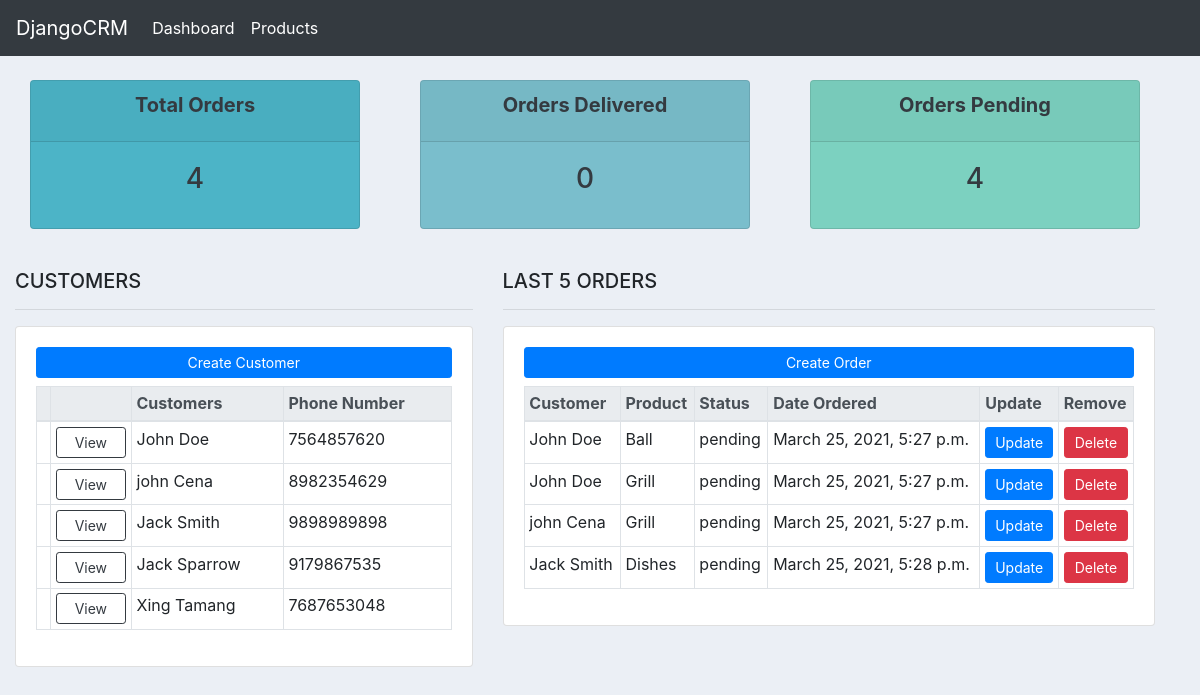
Before: / with the older database file.
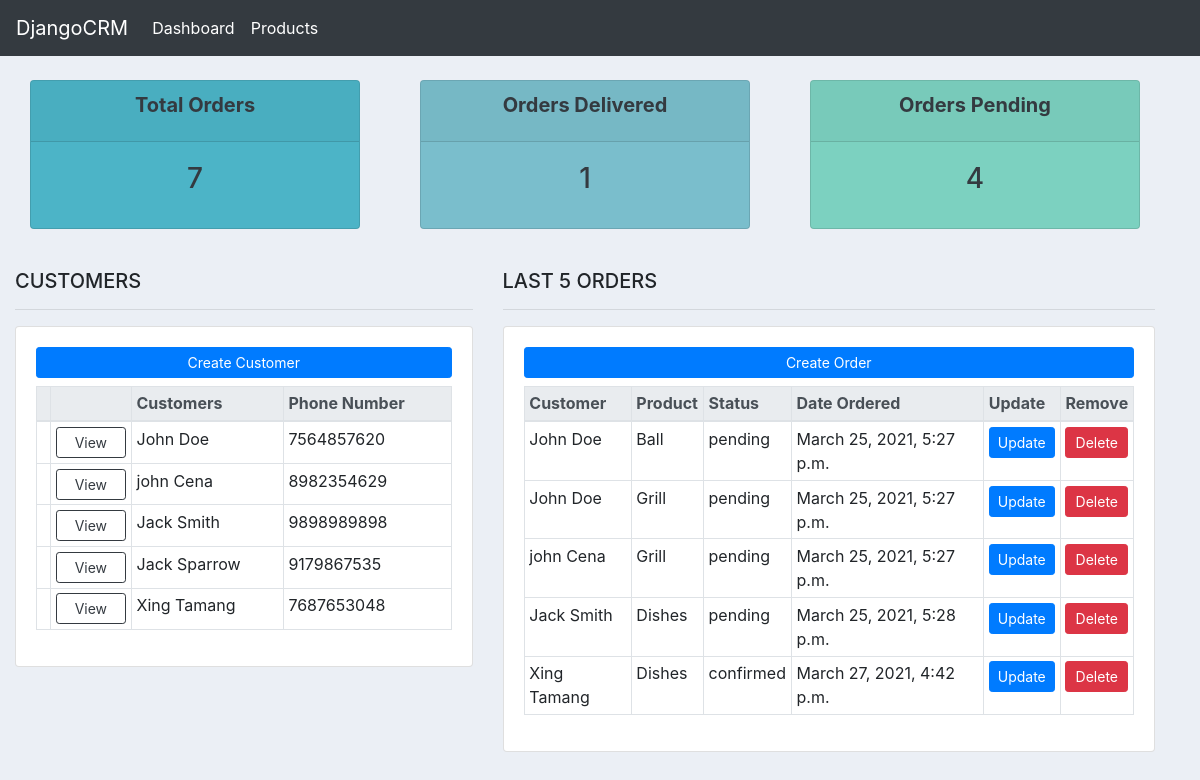
After: the same page with the newer database file.
### accounts/models.py (models this page shows)
class Customer(models.Model):
    name = models.CharField(max_length=250, null=True)
    phone = models.CharField(max_length=250, null=True)
    email = models.CharField(max_length=250, null=True)
    create_date = models.DateTimeField(auto_now=True)
    write_date = models.DateTimeField(auto_now_add=True)
    def __str__(self):
        return self.name

class Order(models.Model):
    STATUS = (
        ('pending', 'Pending'),
        ('confirmed', 'Confirmed'),
        ('dispatched', 'Dispatched'),
        ('delivered', 'Delivered'),
    )
    customer = models.ForeignKey("accounts.Customer", on_delete=models.SET_NULL, null=True)
    product = models.ForeignKey("accounts.Product", on_delete=models.SET_NULL, null=True)
    create_date = models.DateTimeField(auto_now=True)
    write_date = models.DateTimeField(auto_now_add=True)
    status = models.CharField(choices=STATUS, max_length=250, null=True)

class Product(models.Model):
    CATEGORY = (
        ('indoor', 'Indoor'),
        ('outdoor', 'Outdoor'),
    )
    STATUS = (
        ('active', 'Active'),
        ('inactive', 'Inactive'),
    )
    name = models.CharField(max_length=250, null=True)
    price = models.FloatField(null=True)
    category = models.CharField(max_length=250, null=True, choices=CATEGORY)
    description = models.CharField(max_length=250, null=True, blank=True)
    tags = models.ManyToManyField("accounts.Tag")
    status = models.CharField(choices=STATUS, max_length=250, default='active')
    create_date = models.DateTimeField(auto_now=True)
    write_date = models.DateTimeField(auto_now_add=True)
    def __str__(self):
        return self.name

### accounts/views.py (the view)
# urls.py: path('', home_view, name='home'),
def home_view(request):
    total_orders = Order.objects.all().count()
    total_customers = Customer.objects.all().count()
    pending_orders = Order.objects.filter(status='pending').count()
    delivered_orders = Order.objects.filter(status='delivered').count()
    customer_objs = Customer.objects.all()
    order_objs = Order.objects.all()[0:5]
    context = {'customer_objs': customer_objs, 'order_objs': order_objs,
    'total_orders': total_orders, 'delivered_orders': delivered_orders, 'pending_orders': pending_orders,}
    return render(request, 'accounts/home.html', context=context)

### accounts/templates/accounts/home.html (shortened to what this page needs)
{% extends 'accounts/main.html' %}
{% block content %}
{% include 'accounts/status.html' %}
<br>
<div class="row container-fluid">
    <div class="col-md-5">
        <h5>CUSTOMERS</h5>
        <hr>
        <div class="card card-body">
            <a href="{% url 'create-customer' %}" class="mb-2 btn btn-primary btn-sm btn-block">Create Customer</a>
            <table class="table table-sm table-bordered table-hover">
                <thead class="thead-light">
                    <tr>
                        <th></th>
                        <th></th>
                        <th>Customers</th>
                        <th>Phone Number</th>
                    </tr>
                </thead class="thead-light">
                {% for cx in customer_objs %}
                    <tr>
                        <td></td>
                        <td><a href="{% url 'customer' cx.id %}" class="btn btn-sm btn-block btn-outline-dark">View</a></td>
                        <td>{{ cx.name }}</td>
                        <td>{{ cx.phone }}</td>
                    </tr>
                {% endfor %}
            </table>
        </div>
    </div>
    <div class="col-md-7">
        <h5>LAST 5 ORDERS</h5>
        <hr>
        <div class="card card-body">
            <a href="{% url 'create-order' %}" class="mb-2 btn btn-primary btn-sm btn-block">Create Order</a>
            <div class="table-responsive">
                <table class="table table-sm table-bordered table-hover">
                    <thead class="thead-light">
                        <tr>
                            <th>Customer</th>
                            <th>Product</th>
                            <th>Status</th>
                            <th>Date Ordered</th>
                            <th>Update</th>
                            <th>Remove</th>
                        </tr>
                    </thead class="thead-light">
                    {% for order in order_objs %}
                        <tr>
                            <td>{{ order.customer }}</td>
                            <td>{{ order.product }}</td>
                            <td>{{ order.status }}</td>
                            <td>{{ order.create_date }}</td>
                            <td><a href="#" class="btn btn-primary btn-sm btn-block">Update</a></td>
                            <td><a href="#" class="btn btn-danger btn-sm btn-block">Delete</a></td>
                        </tr>
                    {% endfor %}
                </table>
            </div>
        </div>
    </div>
</div>
{% endblock content %}

Changed rows visible on the page:
added Order: customer "Xing Tamang", product "Dishes", status "confirmed", create_date "March 27, 2021, 4:42 p.m."
Other visible differences:
{{ total_orders }}: "4" → "7"
{{ delivered_orders }}: "0" → "1"
